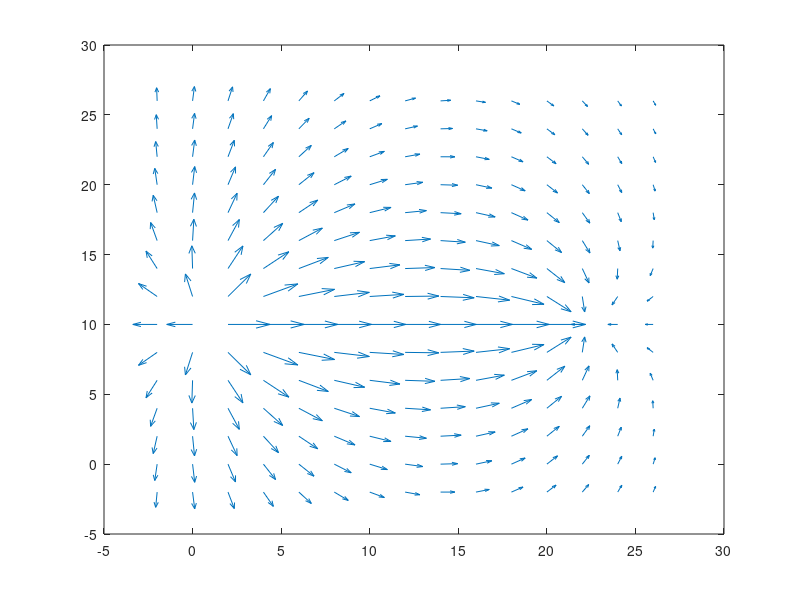

Write the MATLAB code that produced this figure. (Note: this script raises an error after producing the figure.)
% Situacion Problema

% Declarando valores iniciales

% Magnitud de cargas
qpos = 10;
qneg = -5;
% Posición
bar1 = [1,10];
bar2 = [21,10];
%Espacio
spacex = -2:2:26;
spacey = -2:2:26;
[X,Y] = meshgrid(spacex,spacey);
%Hipotenusa
mag1 = sqrt((X-bar1(1)).^2 + (Y-bar1(2)).^2);
mag2 = sqrt((X-bar2(1)).^2 + (Y-bar2(2)).^2);
%Distancias por dirección
longu1X = (X - bar1(1))./mag1;
longu2X = (X - bar2(1))./mag2;
longu1Y = (Y - bar1(2))./mag1;
longu2Y = (Y - bar2(2))./mag2;
%Magnitud del campo
campE1 = 8.9876e9 * qpos ./ (mag1)^2; 
campE2 = 8.9876e9 * qneg ./ (mag2)^2; 
%Ex y Ey
CampoEX = (campE1 .* longu1X) + (campE2 .* longu2X);
CampoEY = (campE1 .* longu1Y) + (campE2 .* longu2Y);

% Input del punto del usuario
% disp("Rango recomendado: ");
% disp("x [-2,26]");
% xuser = input("Escriba la coordenada en x deseada: ");
% disp("Rango recomendado: ");
% disp("y [-2,26 ]");
% yuser = input("Escriba la coordenada en y deseada: ");

% Dando un punto aleatorio
xuser = randi([-2,26],1);
yuser = randi([-2,26],1);
% Aplicando las fórmullas
maguser1 = sqrt((xuser-bar1(1)).^2 + (yuser-bar1(2)).^2);
maguser2 = sqrt((xuser-bar2(1)).^2 + (yuser-bar2(2)).^2);
% Obteniendo el campu eléctrico
u1Xuser = (xuser - bar1(1))./maguser1;
u2Xuser = (xuser - bar2(1))./maguser2;
u1Yuser = (yuser - bar1(2))./maguser1;
u2Yuser = (yuser - bar2(2))./maguser2;
E1user = 8.9876e9 * qpos ./ (maguser1)^2; 
E2user = 8.9876e9 * qneg ./ (maguser2)^2;
EXuser = (E1user .* u1Xuser) + (E2user .* u2Xuser);
EYuser = (E1user .* u1Yuser) + (E2user .* u2Yuser);

%Graficando
figure(1)
%Graficando el campo eléctrico
quiver(X,Y,CampoEX,CampoEY);
% Texto de datos de la coordenada
string = "\leftarrow Punto:"+"("+round(xuser)+","+round(yuser)+")";
text(xuser,yuser,string);
%Cuadro de campo eléctrico en la coordenada
dim = [.13 .11 .3 .2];
str = "Magnitud del campo eléctrico Ex y Ey: "+ newline + "Ex = "+ EXuser + newline +"Ey = " + EYuser;
annotation('textbox',dim,'String',str);
% Placas y punto
hold on;
plot(xuser,yuser,Color = "#7E2F8E",Marker=".",MarkerSize=25)        %Punto
rectangle('Position',[0 0 2 20],'FaceColor','r','EdgeColor','#8B0000')        % Primera placa
rectangle('Position',[20 5 2 10],'FaceColor','b','EdgeColor','#00008B')     % Segunda placa